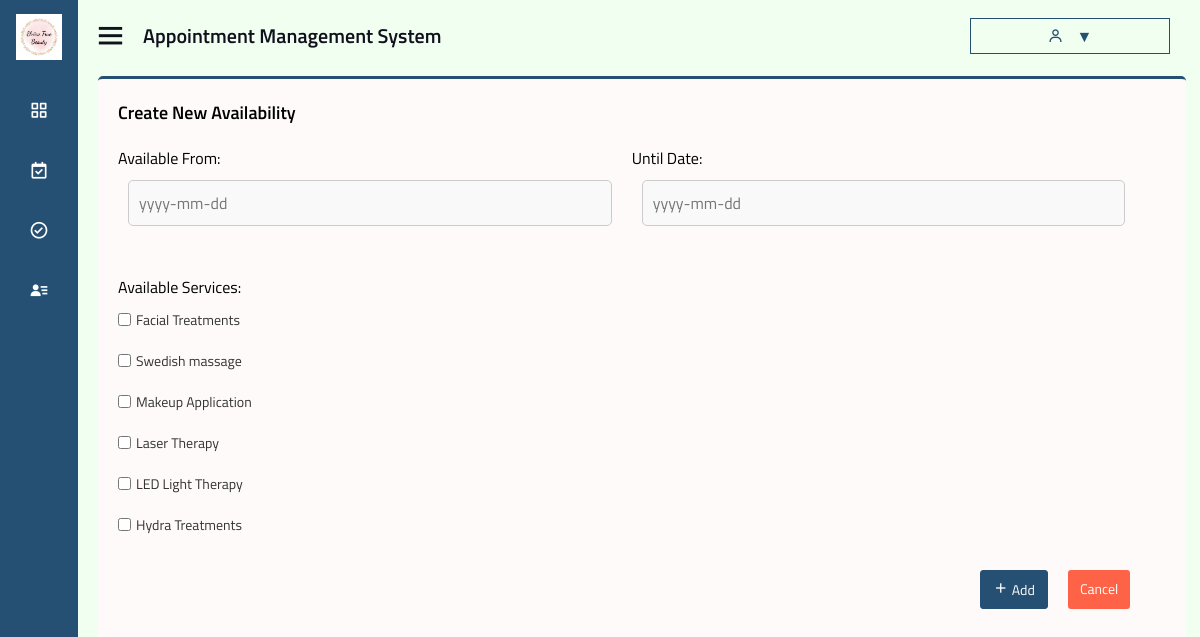
Screenshot of /staff-create-availability.php (signed in) with the database file from the repository.
### tables this page shows
CREATE TABLE `service` (
  `service_id` int(11) NOT NULL,
  `service_name` varchar(255) NOT NULL,
  `service_description` text DEFAULT NULL,
  `service_duration` int(11) DEFAULT NULL,
  `service_price` decimal(10,2) DEFAULT NULL,
  `service_image` varchar(255) DEFAULT NULL,
  `date_created` timestamp NOT NULL DEFAULT current_timestamp(),
  `date_updated` timestamp NOT NULL DEFAULT current_timestamp() ON UPDATE current_timestamp()
);

### staff-create-availability.php (the view, shortened to what this page needs)
<?php
include 'config.php';
$stmt_services = $pdo->query("SELECT service_name FROM service");
$services = $stmt_services->fetchAll(PDO::FETCH_ASSOC);
?>
<!DOCTYPE html>
<html lang="en" dir="ltr">
<head>
    <link rel="stylesheet" href="css/staff-style.css">
    <link rel="stylesheet" href="https://cdnjs.cloudflare.com/ajax/libs/font-awesome/5.15.4/css/all.min.css" />
    <link href='https://unpkg.com/boxicons@2.0.7/css/boxicons.min.css' rel='stylesheet'>
    <link rel="stylesheet" href="https://cdnjs.cloudflare.com/ajax/libs/jqueryui/1.12.1/jquery-ui.min.css">
</head>
<body>
<div class="sidebar close">
    <div class="logo-details">
      <img src="favicon/favicon.ico" alt="logo" style="padding-left: 16px; padding-top: 14px;">
    </div>
    <ul class="nav-links">
    <li>
        <a href="staff-dashboard.php">
          <i class='bx bx-grid-alt' ></i>
        </a>
      </li>
      <li>
        <a href="staff-appointment.php">
          <i class='bx bx-calendar-check'></i>
        </a>
      </li>
      <li class="<?php echo basename($_SERVER['PHP_SELF']) == 'staff-availability.php' ? 'active' : ''; ?>">
        <a href="staff-availability.php">
          <i class='bx bx-check-circle'></i>
        </a>
      </li>
      <li>
        <a href="staff-customer.php">
          <i class='bx bxs-user-detail' ></i>
        </a>
      </li>
    </div>
  <section class="home-section">
    <div class="home-content">
      <i class='bx bx-menu' ></i>
      <span class="text">Appointment Management System</span>
      <div class="user-dropdown">
        <button class="user-dropdown-btn">
        <i class="bx bx-user"></i> <?php echo isset($staff_name) ? $staff_name : ''; ?>
        </button>
      </div>
    </div>
    <div class="content">
    <div class="content-header">
    <h3 class="content-title">Create New Availability</h3>
    </div>
    <div class="staff-new-ava-form-container">
    <form class="staff-new-ava-form" action="staff-add-availability.php" method="post">
        <div class="staff-new-ava-datetime-container">
        <div class="staff-new-ava-date-container">
            <label for="fromDate">Available From:</label>
            <input type="text" name="fromDate" id="fromDate" placeholder="yyyy-mm-dd" style="color: grey;" class="staff-new-ava-input" required>
        </div>
        <div class="staff-new-ava-date-container">
            <label for="untilDate">Until Date:</label>
            <input type="text" name="untilDate" id="untilDate" placeholder="yyyy-mm-dd" style="color: grey;" class="staff-new-ava-input" required>
        </div>
        </div>
        <br>
        <div class="form-group">
        <label>Available Services:</label>
        <div class="services-checkbox-container">
            <?php foreach ($services as $service): ?>
                <div class="checkbox-group">
                    <input type="checkbox" id="<?php echo $service['service_name']; ?>" name="services[]" value="<?php echo $service['service_name']; ?>">
                    <label for="<?php echo $service['service_name']; ?>"><?php echo $service['service_name']; ?></label>
                </div>
            <?php endforeach; ?>
          </div>
        </div>
        <div class="staff-new-ava-btn-container">
        <button class="staff-new-ava-btn-submit btn btn-flat btn-primary" type="submit"><i class='bx bx-plus'></i> Add</button>
        <a href="staff-availability.php" class="staff-new-ava-btn-cancel btn btn-flat btn-danger">Cancel</a>
        </div>
    </form>
    </div>
</div>
</body>
</html>

### css/staff-style.css (style rules this page uses)
* { margin: 0; padding: 0; box-sizing: border-box; font-family: 'Titillium Web'; font-size: 16px; }
.sidebar { position: fixed; top: 0; left: 0; height: 100%; width: 320px; background: #265073; z-index: 100; transition: all 0.5s ease; }
.sidebar.close { width: 78px; }
.sidebar .logo-details { height: 60px; width: 100%; display: flex; align-items: center; margin-bottom: 20px; }
.sidebar.close .logo-details img { padding-left: 16px; padding-top: 14px; width:80%; }
.sidebar.close .logo-details img { display: block; }
.sidebar .logo-details img { display: none; }
.sidebar .nav-links { height: 100%; overflow: auto; }
.sidebar.close .nav-links { overflow: visible; }
.sidebar .nav-links li { position: relative; list-style: none; transition: all 0.4s ease; }
.sidebar .nav-links li i { height: 60px; min-width: 78px; text-align: center; line-height: 60px; color: #fff; font-size: 20px; cursor: pointer; transition: all 0.3s ease; }
.sidebar .nav-links li a { display: flex; align-items: center; text-decoration: none; }
.content { width: 97%; background-color: snow; height: 93%; margin-top: 16px; margin-left: 20px; border-top: 3px solid #265073; border-radius: 5px; }
.content-header { padding-top: 20px; margin-bottom: 0; display: flex; justify-content: space-between; align-items: center; padding-left: 20px; padding-right: 20px; }
.content-title { font-size: 18px; font-weight: 600; }
.btn { display: inline-block; padding: 8px 16px; font-size: 14px; text-align: center; text-decoration: none; cursor: pointer; }
.btn-primary { color: honeydew; background-color: #265073; border: 1px solid #265073; }
.home-section { position: relative; background: honeydew; height: 1000vh; left: 320px; width: calc(100% - 320px); transition: all 0.5s ease; }
.sidebar.close ~ .home-section { left: 78px; width: calc(100% - 78px); }
.home-section .home-content { height: 60px; display: flex; align-items: center; padding-top: 10px; }
.home-section .home-content .bx-menu, .home-section .home-content .text { color: #11101d; font-size: 35px; }
.home-section .home-content .bx-menu { margin: 0 15px; cursor: pointer; }
.home-section .home-content .text { font-size: 20px; font-weight: 600; }
.user-dropdown { position: absolute; display: inline-block; top: 24px; right: 0; margin-left: 800px; margin-right: 30px; }
.user-dropdown-btn { background-color: honeydew; color: #265073; padding: 5px 15px; border: 1px solid #265073; cursor: pointer; font-size: 16px; display: flex; align-items: center; margin-top: -6px; width: 200px; justify-content: center; white-space: nowrap; overflow: hidden; text-overflow: ellipsis; }
.user-dropdown-btn i { margin-right: 8px; }
.user-dropdown-btn::after { content: '\25BC'; margin-left: 5px; }
.staff-new-ava-form-container { margin: 20px; text-align: center; display: flex; flex-direction: column; }
.staff-new-ava-form { width: 98%; }
.staff-new-ava-form .form-group { margin-bottom: 15px; }
.staff-new-ava-form label { display: block; margin-bottom: 5px; text-align: left; }
.staff-new-ava-input, .staff-new-ava-select { width: calc(100% - 20px); padding: 8px; box-sizing: border-box; border: 1px solid #ccc; border-radius: 4px; margin-top: 5px; margin-bottom: 10px; }
.staff-new-ava-btn-submit, .staff-new-ava-btn-cancel { display: inline-block; padding: 8px 12px; text-decoration: none; color: #FFF; border-radius: 3px; cursor: pointer; transition: background-color 0.3s; margin-left: 5px; margin-right: 15px; }
.staff-new-ava-btn-container { display: flex; justify-content: flex-end; margin-top: 20px; }
.staff-new-ava-btn-cancel { background-color: #FF6347; }
.staff-new-ava-datetime-container { display: flex; justify-content: space-between; }
.staff-new-ava-date-container { flex: 1; margin-right: 10px; }
.staff-new-ava-input { width: calc(100% - 8px); padding: 8px; box-sizing: border-box; border: 1px solid #ccc; border-radius: 4px; margin-top: 5px; margin-bottom: 10px; }
input[type="text"], textarea { padding: 10px; border-radius: 5px; border: 1px solid #ccc; background-color: #f9f9f9; color: #333; box-sizing: border-box; transition: border-color 0.3s; margin-bottom: 25px; width: calc(100% - 20px); }
.form-group label { display: block; margin-bottom: 5px; text-align: left; }
.services-checkbox-container { display: flex; flex-direction: column; }
.checkbox-group { display: flex; align-items: center; margin-bottom: 10px; }
.checkbox-group input { margin-right: 5px; }
.checkbox-group label { font-size: 14px; color: #333; padding-top: 5px; }

### rows the page displays
service: service_name "Facial Treatments"
service: service_name "Swedish massage"
service: service_name "Makeup Application"
service: service_name "Laser Therapy"
service: service_name "LED Light Therapy"
service: service_name "Hydra Treatments"
